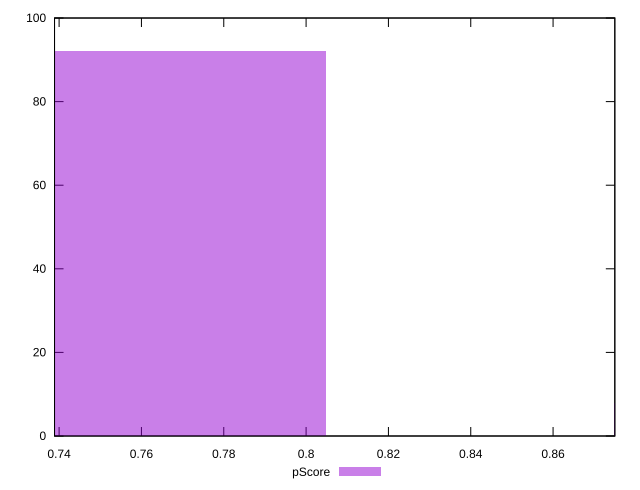

This chart was generated by the following gnuplot code:
reset

$pScore <<EOF
0.7697523064022382 92
0.9097072712026452 8
EOF

set key outside below
set boxwidth 0.06997748240020348
set xrange [0.7388888888888889:0.875]
set yrange [0:100]
set trange [0:100]
set style fill transparent solid 0.5 noborder
set terminal svg size 640, 490 enhanced background rgb 'white'
set output "report_00018_2021-02-10T15-25-16.877Z/offscreen-images/samples/pages+cached+noadtech/pScore/histogram.svg"

plot $pScore title "pScore" with boxes

reset
